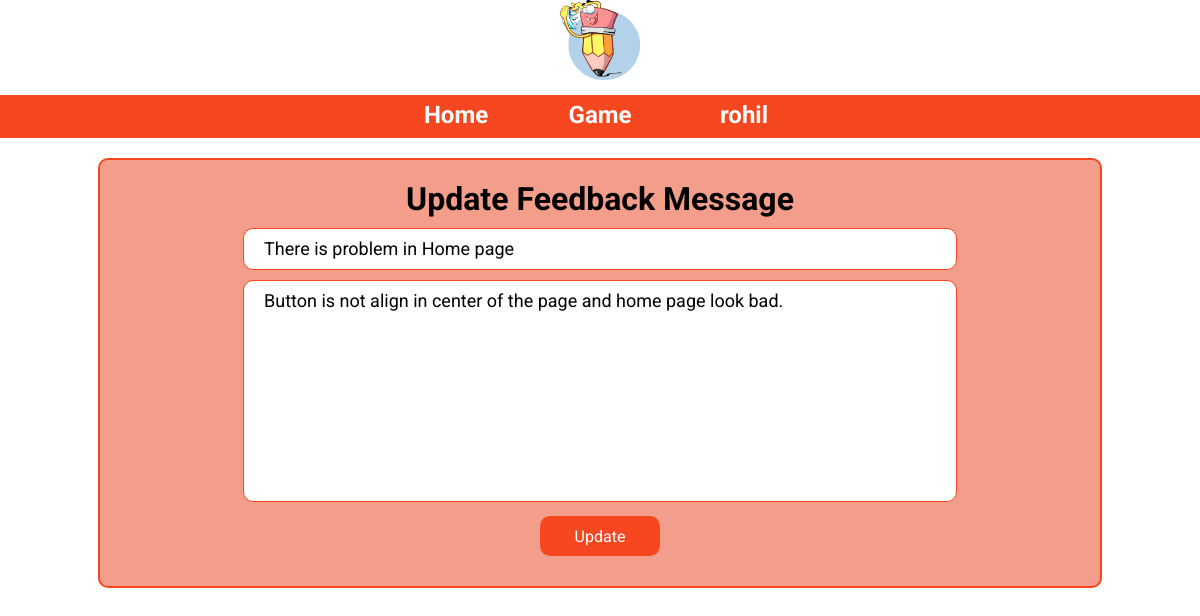
The app's page /app/updatemsg.php?id=1 (signed in) with its own data.
### tables this page shows
CREATE TABLE `users` (
  `user_id` int NOT NULL AUTO_INCREMENT,
  `username` varchar(100) NOT NULL,
  `email` varchar(150) DEFAULT NULL,
  `password` varchar(255) DEFAULT NULL,
  `is_admin` tinyint(1) NOT NULL DEFAULT '0',
  `is_player` tinyint(1) NOT NULL DEFAULT '1',
  PRIMARY KEY (`user_id`),
  UNIQUE KEY `username` (`username`),
  UNIQUE KEY `email` (`email`)
);

CREATE TABLE `feedbacks` (
  `fb_id` int NOT NULL AUTO_INCREMENT,
  `title` varchar(150) NOT NULL,
  `message` text NOT NULL,
  `user_id` int NOT NULL,
  PRIMARY KEY (`fb_id`),
  KEY `user_id` (`user_id`),
  CONSTRAINT `feedbacks_ibfk_1` FOREIGN KEY (`user_id`) REFERENCES `users` (`user_id`)
);

### app/component/user_fetch.php (called while the page is built, shortened)
<?php
    $conn = mysqli_connect('localhost','mcq_rohil','password','mcq');
    if (isset($_SESSION['id'])){
        $q_user = 'SELECT * from users WHERE user_id='.$_SESSION['id'];
        $result = mysqli_query($conn,$q_user);
        if (mysqli_num_rows($result) != 0){
            $user = mysqli_fetch_array($result);
        }else{
            redirectAlertMessage("Session is invalid Please login again","../admin/login.php");
            session_unset();
            session_destroy();
        }
    }
?>

### app/updatemsg.php (the view, shortened to what this page needs)
<?php
    include_once 'config/dbconfig.php';
    if($_GET){
        $id = $_GET['id'];
        $sql = "SELECT * FROM feedbacks WHERE fb_id = $id";
        $result = mysqli_query($conn, $sql);
        if (mysqli_num_rows($result) == 0) {
            echo "No records found!!";
            exit;
        } else {
            $feedbacks = mysqli_fetch_assoc($result);
?>
<!DOCTYPE html>
<html lang="en">
<head>
    <link rel="stylesheet" href="css/homestyle.css">
</head>
<body>
    <?php require_once 'component/nav.php'; ?>
    <form class="update_msg_form" action="" method="post">
        <h1>Update Feedback Message</h1>
        <input name = "title" class="msg_title" type="text" value= "<?php echo $feedbacks['title'] ?>"><br>
        <textarea name="message" class="msg_desc"><?php echo $feedbacks['message'] ?></textarea>
        <input type="hidden"  name="user_id" value="<?php echo $feedbacks['user_id'] ?>"><br>
        <input type="submit" class="msg_btn" value="Update">
    </form>
</body>
</html>
<?php
        }
    }
?>

### app/component/nav.php
<?php
    include 'user_fetch.php';
?>
<div class="nav">
    <img class="nav_logo" src="img/pen.png" alt="logo">
    <ul class="nav_menu">
        <li class="nav_item"><a class="nav_link" href="/">Home</a></li>
        <?php
        if (isset($_SESSION['id'])){?>
            <li class="nav_item"><a class="nav_link" href="/games.php">Game</a></li>
            <li class="nav_item"><a class="nav_link" href="/profile.php"><?php echo $user['username']  ?></a></li>
        <?php }
        else { ?>
            <li class="nav_item"><a class="nav_link" href="/account.php">Account</a></li>
        <?php } ?>
    </ul>
</div>

### app/css/homestyle.css (style rules this page uses)
* { padding: 0px; margin: 0px; font-family: 'Roboto', sans-serif; }
.nav { text-align: center; width: 100%; line-height: 40px; }
.nav_logo { width: 80px; height: 80px; }
.nav_menu { background-color: #f74720 ; }
.nav_item { display: inline-block; padding: 0px 10px; width: 120px; }
.nav_link { text-decoration: none; color: white; font-weight: bolder; font-size: 24px; }
.msg_title { font-size: 18px; width: 70%; line-height: 40px; padding: 0px 20px; margin: 10px auto; border-radius: 10px; border: 1px solid #f74720; }
.msg_desc { font-size: 18px; resize: none; width: 70%; height: 200px; line-height: 20px; padding: 10px 20px; border-radius: 10px; border: 1px solid #f74720; }
.msg_btn { margin: 10px auto; width: 120px; height: 40px; background-color: #f74720; color: white; font-size: 16px; border: 0px; border-radius: 10px; }
.update_msg_form { text-align: center; background: #f39e8b; width: 80%; margin: 20px auto; padding: 20px; border-radius: 10px; border: 2px solid #f74720; }

### records on screen
users: username "rohil"
feedbacks: title "There is problem in Home page", message "Button is not align in center of the page and home page look bad."
